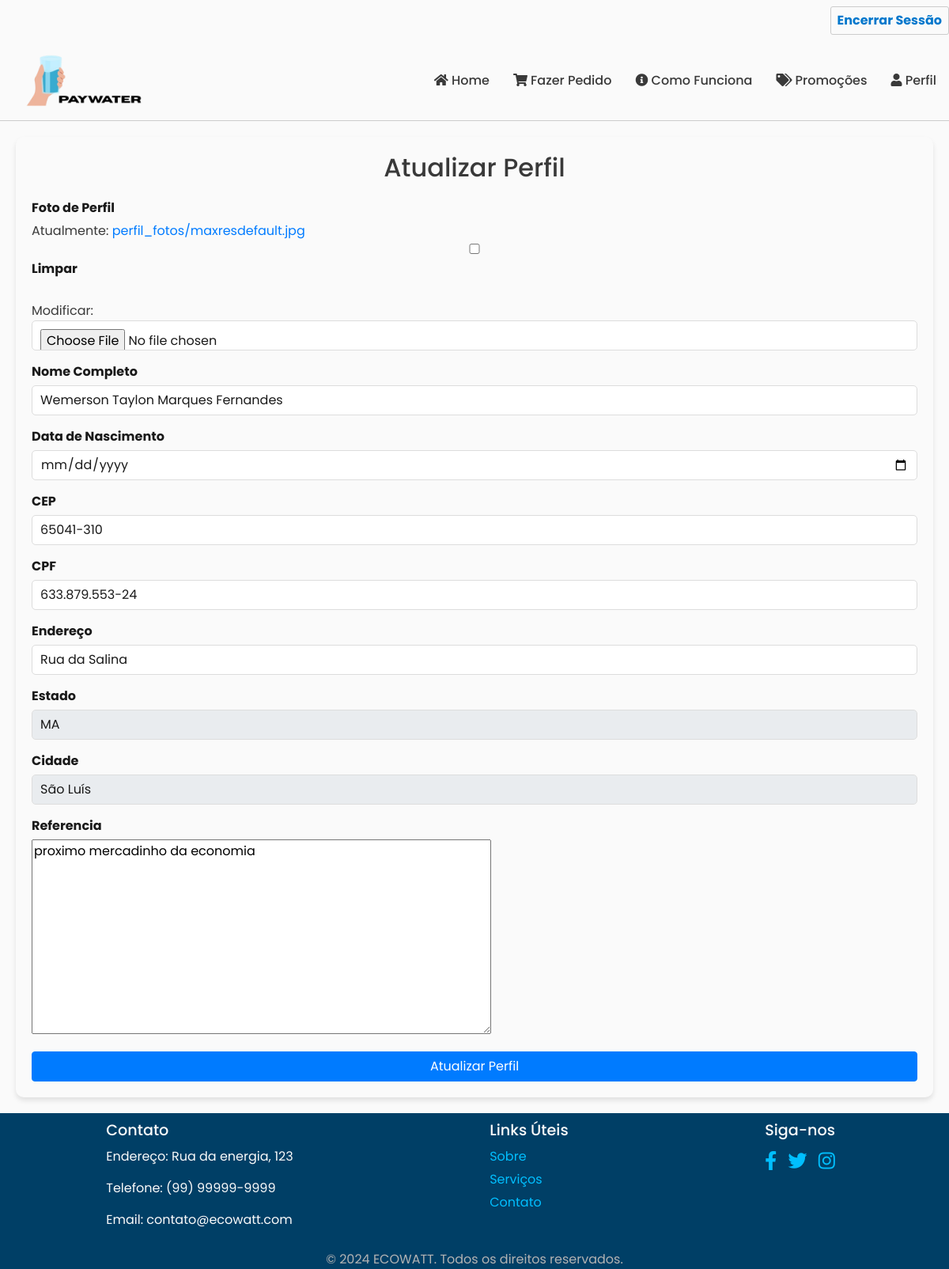
The page /user/perfil/atualizar/ (signed in) on the database its author committed.
### usuarios/models.py (models this page shows, shortened)
class UserPerfil(models.Model):
    usuario = models.OneToOneField(
        User, on_delete=models.CASCADE, related_name='user_name')
    nome_completo = models.CharField(max_length=220)
    foto = models.ImageField(upload_to='perfil_fotos/', blank=True,
                             null=True, help_text="Foto de perfil do usuário")
    cpf = models.CharField(max_length=14, help_text="CPF do usuário")
    data_nascimento = models.DateField(
        help_text="Data de nascimento do usuário", default=date(2007, 1, 1))
    cep = models.CharField(max_length=9, help_text="CEP do usuário")
    endereco = models.CharField(
        max_length=220, blank=True, null=True, help_text="Endereço completo")
    estado = models.CharField(
        max_length=2, blank=True, null=True, help_text="Estado da instalação (ex: PI)")
    cidade = models.CharField(
        max_length=100, blank=True, null=True, help_text="Cidade do usuário")
    referencia = models.TextField()

### usuarios/views.py (the view)
# urls.py: path('perfil/atualizar/', views.completar_perfil, name='completar-perfil'),
@login_required
def completar_perfil(request):
    try:
        perfil = request.user.user_name
    except UserPerfil.DoesNotExist:
        perfil = UserPerfil(usuario=request.user)
    if request.method == "POST":
        form = UserPerfilForm(request.POST, request.FILES, instance=perfil)
        if form.is_valid():
            form.save()
            return redirect('perfil')  # Redirecionar para a página de perfil
    else:
        form = UserPerfilForm(instance=perfil)
    return render(request, 'completar_perfil.html', {'form': form})

### usuarios/templates/completar_perfil.html (shortened to what this page needs)
{% extends 'base.html' %}
{% load static %}
{% block link_extras %}
    <link rel="stylesheet" href="{% static 'css/user/form-perfil.css' %}" />
    <link rel="stylesheet" href="{% static 'css/user/css-global.css' %}" />
{% endblock %}
{% block main %}
<div class="perfil-container">
    <div class="perfil-info">
        <h2>Atualizar Perfil</h2>
        <form method="POST" enctype="multipart/form-data">
            <div class="form-group">
              <label for="id_foto">Foto de Perfil</label>
              {{ form.foto }}
          </div>
            <div class="form-group">
                <label for="id_nome_completo">Nome Completo</label>
                {{ form.nome_completo }}
            </div>
            <div class="form-group">
                <label for="id_data_nascimento">Data de Nascimento</label>
                {{ form.data_nascimento }}
            </div>
            <div class="form-group">
                <label for="id_cep">CEP</label>
                {{ form.cep }}
            </div>
            <div class="form-group">
                <label for="id_cep">CPF</label>
                {{ form.cpf }}
            </div>
            <div class="form-group">
                <label for="id_endereco">Endereço</label>
                {{ form.endereco }}
            </div>
            <div class="form-group">
                <label for="id_estado">Estado</label>
                {{ form.estado }}
            </div>
            <div class="form-group">
                <label for="id_cidade">Cidade</label>
                {{ form.cidade }}
            </div>
            <div class="form-group">
                <label for="id_referencia">Referencia</label>
                {{ form.referencia }}
            </div>
            <button type="submit" class="btn btn-primary">Atualizar Perfil</button>
        </form>
    </div>
</div>
{% endblock %}

### static/css/main_pages/base.css (style rules this page uses)
html, body { height: 100%; }
a { text-decoration: none; }
body { font-family: "Poppins", sans-serif; font-style: normal; background-color: var(--gray-light); margin: 0; padding: 0; }

### static/css/css-global.css (style rules this page uses)
:root { --blue-light: #a8d8f8; --blue-background: #4aaee8; --gray-light: #fafafa; --text-gray: #393939; --blue-button: #0077cc; --blue-button-hover: #3399ff; --purple-button: #5c67f2; --text-gray-light: #b3b3b3; --red-accent: rgb(214, 64, 64); --blue-medium-light: #66c2ff; --blue-dark: #005b99; --blue-very-dark: #003f66; --blue-accent: #00bfff; }

### static/css/user/form-perfil.css (style rules this page uses)
.perfil-container { display: flex; justify-content: center; align-items: center; width: 100%; gap: 30px; padding: 20px; }
.perfil-info form { width: 100%; display: flex; flex-direction: column; }
.perfil-info { padding: 20px; border-radius: 10px; box-shadow: 0 4px 6px rgba(0, 0, 0, 0.1); color: var(--text-gray); width: 100%; }
.perfil-info h2 { margin-bottom: 20px; text-align: center; color: var(--green-accent); }
.form-group { margin-bottom: 15px; }
.form-group label { display: block; margin-bottom: 5px; color: #1a1a1a; font-weight: bold; }
.form-group input { width: 100%; padding: 10px; border: 1px solid #ddd; border-radius: 5px; color: #1a1a1a; font-size: 1rem; }
.form-group input::placeholder { color: #c2d2f2; }

### rows shown on the page
UserPerfil: nome_completo "Wemerson Taylon Marques Fernandes", cep "65041-310", cpf "633.879.553-24", endereco "Rua da Salina", estado "MA", cidade "São Luís", referencia "proximo mercadinho da economia"
